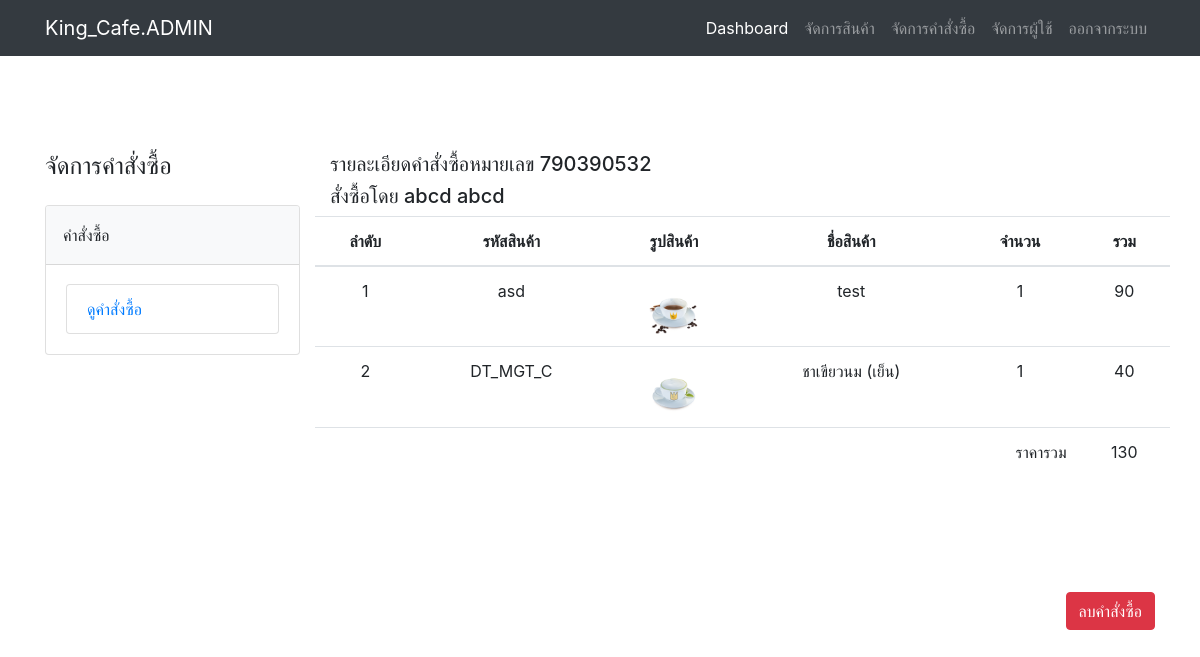
Page /Cafe/admin/view_order.php?sale_id=790390532 (signed in) on the earlier database version.
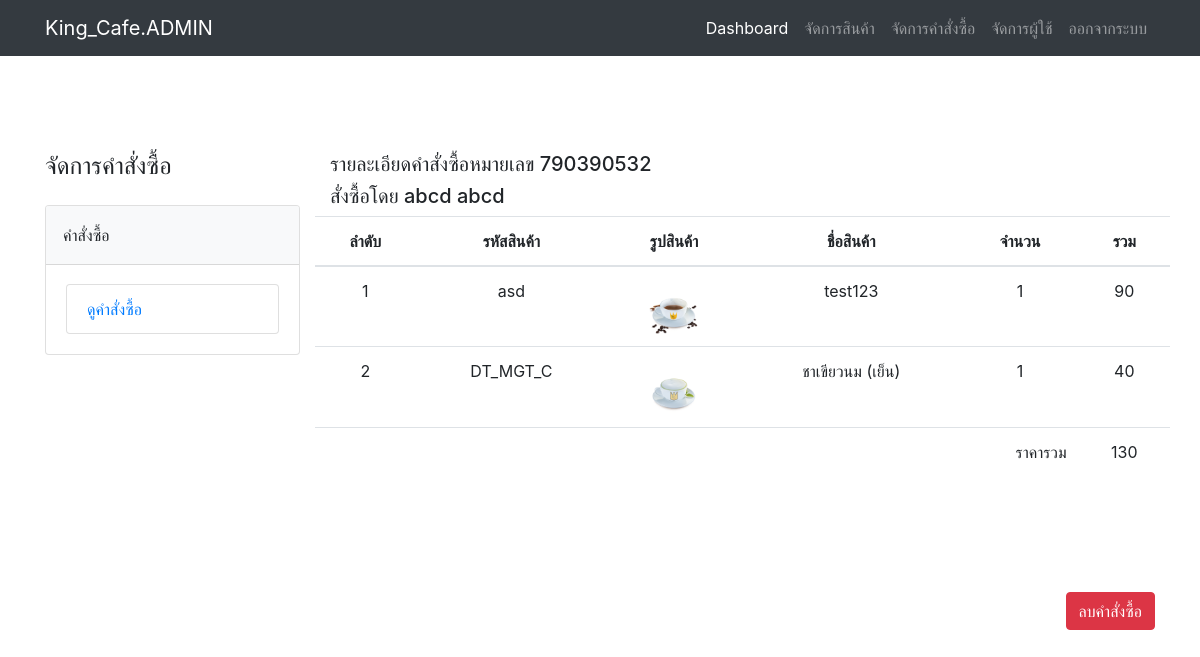
Same page on the later database version.
### tables this page shows
CREATE TABLE `sale_detail` (
  `id` int(11) NOT NULL,
  `sale_id` int(11) NOT NULL,
  `p_id` varchar(99) NOT NULL,
  `p_amount` int(11) NOT NULL,
  `p_sell` int(11) NOT NULL
);

CREATE TABLE `product` (
  `p_id` varchar(11) NOT NULL,
  `cat_id` int(11) NOT NULL,
  `p_name` text NOT NULL,
  `p_price` int(11) NOT NULL,
  `p_detail` text NOT NULL,
  `p_pic` text NOT NULL
);

### Cafe/admin/view_order.php (the view, shortened to what this page needs)
<?php
include 'assets/php/connect.php';
$order = $_GET['sale_id'];
$sql = "select c_id from sale where sale_id = '$order'";
$load =$con->query($sql);
if($data = $load->fetch_assoc()) $c_id = $data['c_id'];
$nsql = "select fname , lname from customer where c_id = '$c_id'";
$nload = $con->query($nsql);
if($ndata = $nload->fetch_assoc()){
    $fname = $ndata['fname'];
    $lname = $ndata['lname'];
}
$total=0;
?>
<!DOCTYPE html>
<html lang="en">
<head>
    <link href="vendor/bootstrap/css/bootstrap.min.css" rel="stylesheet">
    <link href="css/shop-homepage.css" rel="stylesheet">
</head>
<body>
<?php require_once 'assets/navbar.php'?>
<div class="container">
    <div class="row">
        <div class="col-lg-3">
                <h4 class="my-4" style="margin-top:6.0rem!important;">จัดการคำสั่งซื้อ</h4>
                <div class="accordion" id="accordionExample">
                    <div class="card">
                        <div class="card-header p-0" id="headingOne">
                            <h2 class="mb-0">
                                <button class="btn btn-light btn-block text-left p-3 rounded-0" type="button" data-toggle="collapse" data-target="#collapseOne" aria-expanded="true" aria-controls="collapseOne">
                                    คำสั่งซื้อ
                                </button>
                            </h2>
                        </div>
                        <div id="collapseOne" class="collapse show" aria-labelledby="headingOne" data-parent="#accordionExample">
                            <div class="card-body">
                                <div class="list-group">
                                    <a href="order.php" class="list-group-item">ดูคำสั่งซื้อ</a>
                                </div>
                            </div>
                        </div>
                    </div>
                </div>
        </div>
        <div class="col-lg-9 my-4" style="margin-top: 6rem!important;">
            <div class="row">
                <div class="col-lg-12">
                    <h5>รายละเอียดคำสั่งซื้อหมายเลข <?php echo $order ?></h5>
                    <h5>สั่งซื้อโดย <?php echo $fname . ' ' . $lname ?></h5>
                </div>
                <table class="table table-hover">
                    <thead>
                    <tr align="center" valign="middle">
                        <th>
                            ลำดับ
                        </th>
                        <th>
                            รหัสสินค้า
                        </th>
                        <th>รูปสินค้า</th>
                        <th>ชื่อสินค้า</th>
                        <th>
                            จำนวน
                        </th>
                        <th>รวม</th>
                    </tr>
                    </thead>
                    <tbody>
                    <?php
                    $sql = "select * from sale_detail where sale_id = '$order'";
                    $load  = $con->query($sql);
                    while($data = $load->fetch_assoc()):
                        ?>
                        <tr align="center" valign="middle">
                            <td><?php echo $i+=1 ?></td>
                            <td><?php echo $data['p_id'] ?></td>
                            <?php
                            $psql = "select p_name , p_pic from product where p_id = '".$data['p_id']."'";
                            $plaod = $con->query($psql);
                            if($rs = $plaod->fetch_assoc()):
                                ?>
                                <td><img width="50px" src="/admin/assets/images/<?php echo $data['p_id'] ?>/<?php echo $rs['p_pic'] ?>"></td>
                                <td><?php echo $rs['p_name'] ?></td>
                            <?php
                            endif;
                            ?>
                            <td><?php echo $data['p_amount'] ?></td>
                            <td><?php echo $data['p_sell'] ?></td>
                        </tr>
                    <?php
                        $total+= $data['p_sell'];
                    endwhile;
                    ?>
                    <tr align="right">
                        <td colspan="5">
                            ราคารวม
                        </td>
                        <td align="center">
                            <?php echo $total ?>
                        </td>
                    </tr>
                    </tbody>
                </table>
                <div style="padding: 50px"></div>
                <div class="col-lg-12">
                    <a style="float: right" href="assets/php/del_order.php?sale_id=<?php echo $order ?>" class="btn btn-danger">ลบคำสั่งซื้อ</a>
                </div>
                <div style="padding: 50px"></div>
            </div>
        </div>
    </div>
</div>
</body>
</html>

Differences in the rows shown:
changed through a linked row, sale_detail "asd": p.p_name "test" → "test123"
